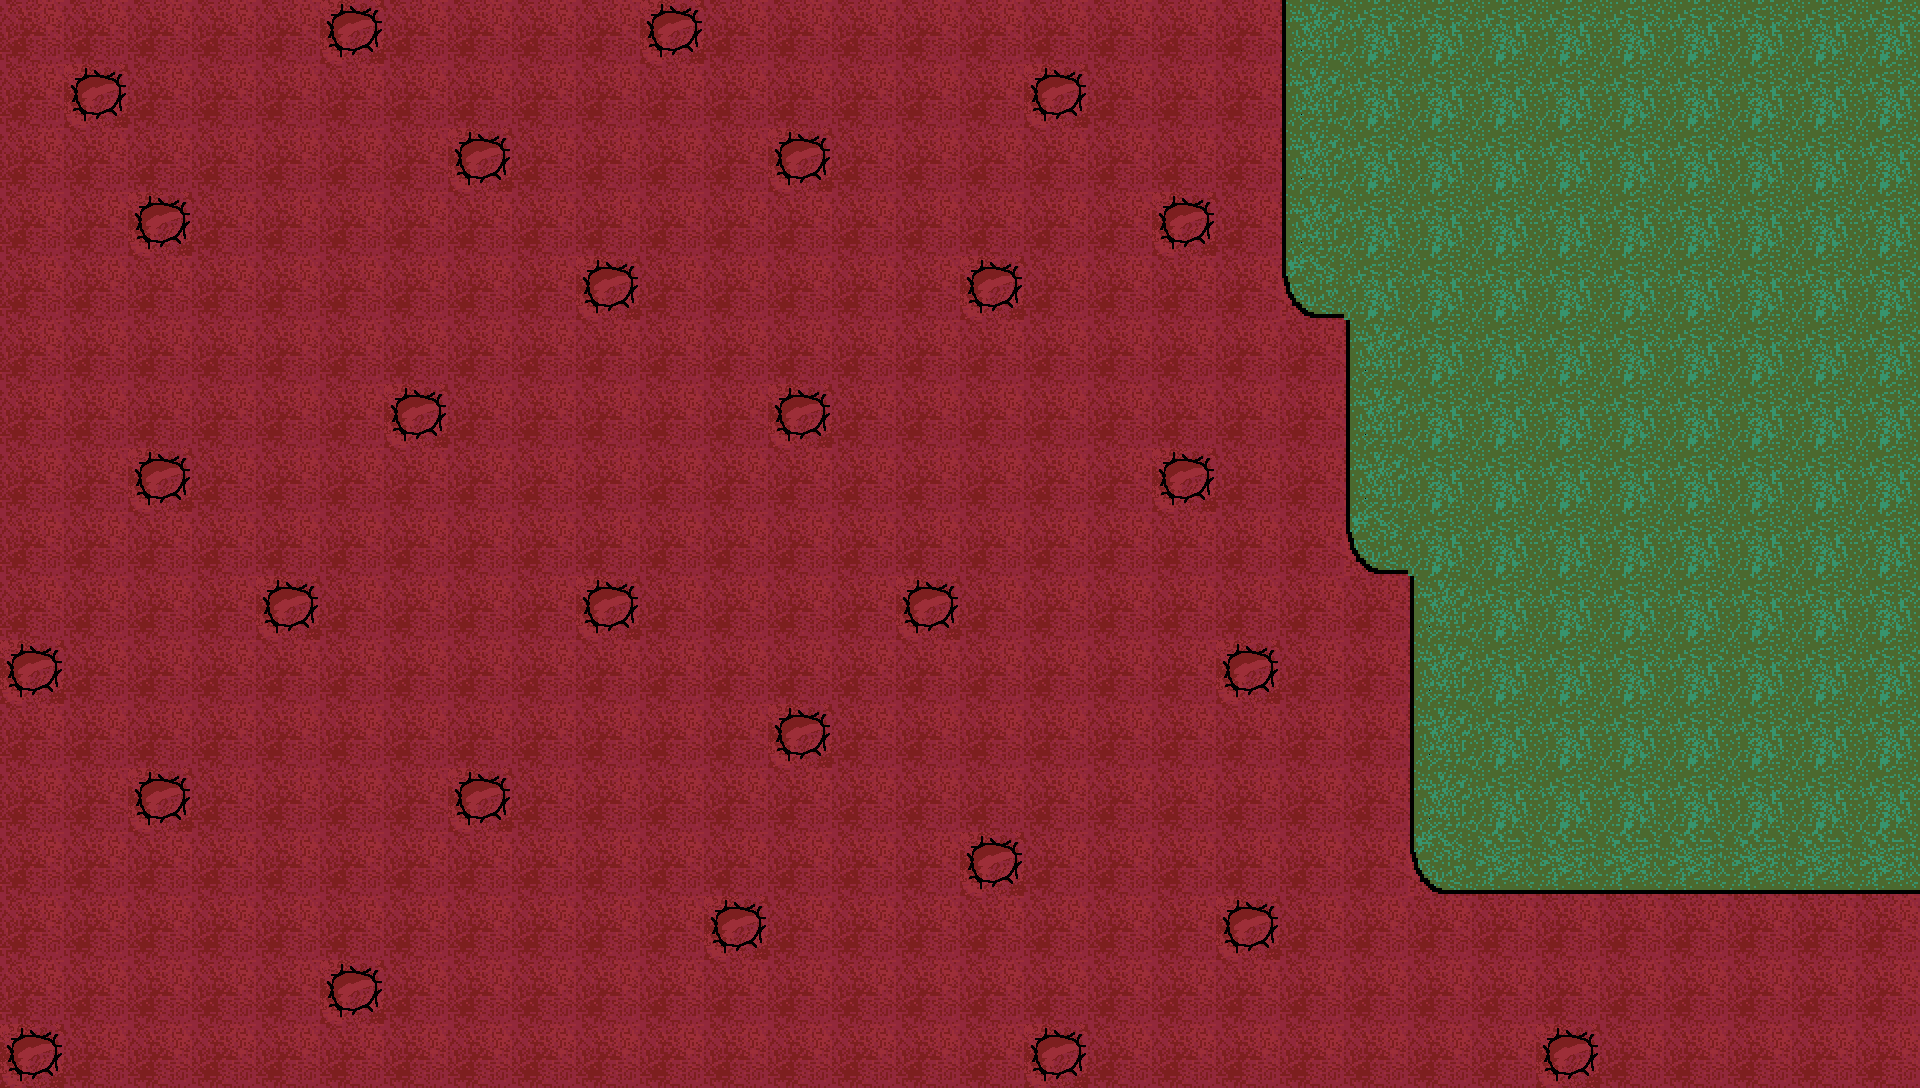

Below is a game level as drawn by its tile map, then a one-line description and the .tmx that defines it (tile-layer data replaced by summaries):
An orthogonal 30x17 tile map with 64x64 px tiles, 1 tile layer (Tile Layer 1) and 89 objects (55x ground, 29x crator, 5x water).

<map version="1.10" tiledversion="1.11.0" orientation="orthogonal" renderorder="right-down" width="30" height="17" tilewidth="64" tileheight="64" infinite="0" nextlayerid="3" nextobjectid="101">
 <editorsettings>
  <export target="spawn.tmx" format="tmx" />
 </editorsettings>
 <tileset firstgid="1" source="../tilesets/Mars.tsx" />
 <layer id="1" name="Tile Layer 1" width="30" height="17">
  <data>[510 cells, 510 non-empty, 6 distinct tile ids]</data>
 </layer>
 <objectgroup id="2" name="objects_of_ground">
  <object id="1" type="ground" x="0" y="0" width="320" height="64" />
  <object id="3" type="ground" x="384" y="0" width="256" height="64" />
  <object id="4" type="ground" x="704" y="0" width="576" height="64" />
  <object id="5" type="ground" x="64" y="64" width="960" height="64" />
  <object id="6" type="ground" x="1088" y="64" width="192" height="64" />
  <object id="8" type="ground" x="0" y="128" width="448" height="64" />
  <object id="9" type="ground" x="512" y="128" width="256" height="64" />
  <object id="10" type="ground" x="832" y="128" width="320" height="128" />
  <object id="11" type="ground" x="1152" y="128" width="128" height="64" />
  <object id="12" type="ground" x="0" y="192" width="128" height="448" />
  <object id="13" type="ground" x="192" y="192" width="384" height="192" />
  <object id="14" type="ground" x="576" y="192" width="256" height="64" />
  <object id="15" type="ground" x="1216" y="192" width="64" height="448" />
  <object id="16" type="ground" x="1280" y="320" width="64" height="256" />
  <object id="17" type="ground" x="1280" y="576" width="128" height="512" />
  <object id="18" type="water" x="1408" y="640" width="64" height="256" />
  <object id="19" type="ground" x="1408" y="896" width="320" height="128" />
  <object id="20" type="ground" x="1408" y="1024" width="128" height="64" />
  <object id="21" type="ground" x="1600.09" y="1024" width="320" height="64" />
  <object id="22" type="ground" x="1728.02" y="960" width="192" height="64" />
  <object id="23" type="ground" x="128" y="256" width="64" height="192" />
  <object id="24" type="ground" x="192" y="384" width="192" height="192" />
  <object id="26" type="ground" x="128" y="512" width="64" height="256" />
  <object id="27" type="ground" x="64" y="640" width="64" height="448" />
  <object id="28" type="ground" x="0" y="704" width="64" height="320" />
  <object id="29" type="ground" x="128" y="832" width="192" height="256" />
  <object id="30" type="ground" x="192" y="576" width="64" height="256" />
  <object id="31" type="ground" x="256" y="640" width="64" height="192" />
  <object id="32" type="ground" x="448" y="384" width="128" height="384" />
  <object id="34" type="ground" x="320" y="576" width="64" height="384" />
  <object id="35" type="ground" x="384" y="448" width="64" height="512" />
  <object id="36" type="ground" x="320" y="1024" width="704" height="64" />
  <object id="37" type="ground" x="384" y="960" width="896" height="64" />
  <object id="38" type="ground" x="1088" y="1024" width="192" height="64" />
  <object id="39" type="ground" x="448.063" y="832" width="256" height="128" />
  <object id="40" type="ground" x="768" y="832" width="192" height="128" />
  <object id="41" type="ground" x="960" y="896.5" width="256" height="64" />
  <object id="42" type="ground" x="1024" y="832" width="256" height="64" />
  <object id="44" type="ground" x="704" y="256" width="64" height="640" />
  <object id="45" type="ground" x="512" y="768" width="192" height="64" />
  <object id="47" type="ground" x="576" y="640" width="128" height="128" />
  <object id="48" type="ground" x="640" y="256" width="64" height="384" />
  <object id="49" type="ground" x="576" y="320" width="64" height="256" />
  <object id="50" type="ground" x="768" y="256" width="192" height="128" />
  <object id="51" type="ground" x="1024" y="256" width="192" height="128" />
  <object id="52" type="ground" x="960" y="320" width="64" height="512" />
  <object id="54" type="ground" x="1024" y="384" width="192" height="64" />
  <object id="55" type="ground" x="1024" y="448" width="128" height="256" />
  <object id="56" type="ground" x="1152" y="512" width="64" height="192" />
  <object id="57" type="ground" x="1024" y="704" width="256" height="128" />
  <object id="58" type="ground" x="768" y="768" width="192" height="64" />
  <object id="59" type="ground" x="832" y="640" width="128" height="128" />
  <object id="60" type="ground" x="768" y="448" width="64" height="256" />
  <object id="61" type="ground" x="832" y="384" width="64" height="256" />
  <object id="62" type="ground" x="896" y="384" width="64" height="192" />
  <object id="63" type="water" x="1280" y="0" width="640" height="320" />
  <object id="64" type="water" x="1344" y="320" width="576" height="256" />
  <object id="65" type="water" x="1408" y="576" width="512" height="64" />
  <object id="66" type="water" x="1472" y="640" width="448" height="256" />
  <object id="67" type="ground" x="1728" y="896" width="192" height="64" />
  <object id="70" type="crator" x="320" y="0" width="64" height="64" />
  <object id="71" type="crator" x="640" y="0" width="64" height="64" />
  <object id="72" type="crator" x="0" y="64" width="64" height="64" />
  <object id="73" type="crator" x="1024" y="64" width="64" height="64" />
  <object id="74" type="crator" x="448" y="128" width="64" height="64" />
  <object id="75" type="crator" x="768" y="128" width="64" height="64" />
  <object id="76" type="crator" x="1152" y="192" width="64" height="64" />
  <object id="77" type="crator" x="128" y="192" width="64" height="64" />
  <object id="78" type="crator" x="576" y="256" width="64" height="64" />
  <object id="79" type="crator" x="960" y="256" width="64" height="64" />
  <object id="80" type="crator" x="1152" y="448" width="64" height="64" />
  <object id="81" type="crator" x="384" y="384" width="64" height="64" />
  <object id="83" type="crator" x="768" y="384" width="64" height="64" />
  <object id="84" type="crator" x="128" y="448" width="64" height="64" />
  <object id="85" type="crator" x="256" y="576" width="64" height="64" />
  <object id="86" type="crator" x="576" y="576" width="64" height="64" />
  <object id="87" type="crator" x="896" y="576" width="64" height="64" />
  <object id="88" type="crator" x="1216" y="640" width="64" height="64" />
  <object id="89" type="crator" x="0" y="640" width="64" height="64" />
  <object id="90" type="crator" x="128" y="768" width="64" height="64" />
  <object id="91" type="crator" x="448" y="768" width="64" height="64" />
  <object id="92" type="crator" x="768" y="704" width="64" height="64" />
  <object id="93" type="crator" x="960" y="832" width="64" height="64" />
  <object id="94" type="crator" x="1216" y="896" width="64" height="64" />
  <object id="96" type="crator" x="704" y="896" width="64" height="64" />
  <object id="97" type="crator" x="320" y="960" width="64" height="64" />
  <object id="98" type="crator" x="0" y="1024" width="64" height="64" />
  <object id="99" type="crator" x="1024" y="1024" width="64" height="64" />
  <object id="100" type="crator" x="1536" y="1024" width="64" height="64" />
 </objectgroup>
</map>
